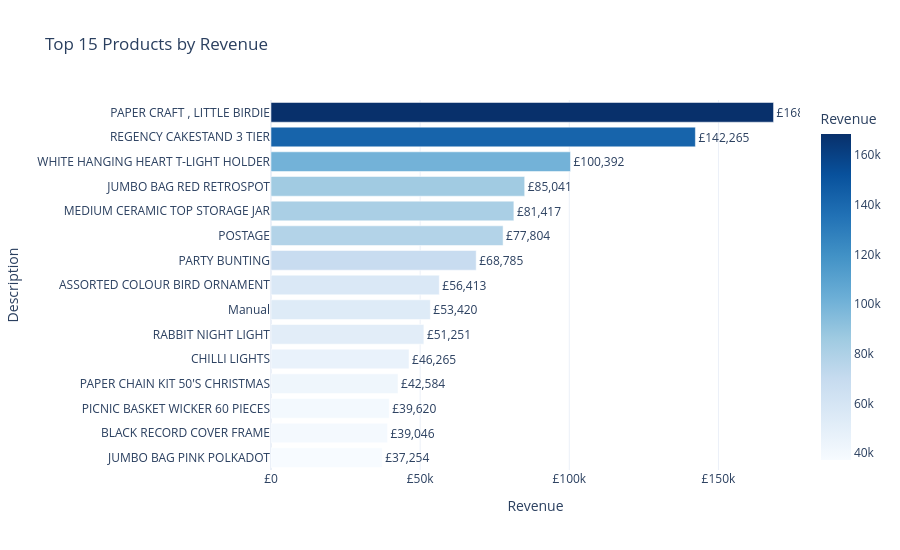

Notebook code cell kept with this figure:
### Code cell
fig = px.bar(
    top_products_rev.sort_values('Revenue'),
    x='Revenue', y='Description',
    orientation='h',
    title='Top 15 Products by Revenue',
    color='Revenue', color_continuous_scale='Blues',
    text=top_products_rev.sort_values('Revenue')['Revenue'].apply(lambda x: f'£{x:,.0f}')
)
fig.update_traces(textposition='outside')
fig.update_layout(template='plotly_white', height=550, showlegend=False)
fig.update_xaxes(tickprefix='£')
fig.show()

### Figure 1 — Plotly figure (JSON) as saved in the notebook; plotly's stock layout.template omitted (floating-point values rounded to 4 significant figures)
{"data": [{"hovertemplate": "Revenue=%{marker.color}<br>Description=%{y}<br>text=%{text}<extra></extra>", "legendgroup": "", "marker": {"color": [37250.0, 39050.0, 39620.0, 42580.0, 46270.0, 51250.0, 53420.0, 56410.0, 68790.0, 77800.0, 81420.0, 85040.0, 100400.0, 142300.0, 168500.0], "coloraxis": "coloraxis", "pattern": {"shape": ""}}, "name": "", "orientation": "h", "showlegend": false, "text": ["£37,254", "£39,046", "£39,620", "£42,584", "£46,265", "£51,251", "£53,420", "£56,413", "£68,785", "£77,804", "£81,417", "£85,041", "£100,392", "£142,265", "£168,470"], "textposition": "outside", "type": "bar", "x": [37250.0, 39050.0, 39620.0, 42580.0, 46270.0, 51250.0, 53420.0, 56410.0, 68790.0, 77800.0, 81420.0, 85040.0, 100400.0, 142300.0, 168500.0], "xaxis": "x", "y": ["JUMBO BAG PINK POLKADOT", "BLACK RECORD COVER FRAME", "PICNIC BASKET WICKER 60 PIECES", "PAPER CHAIN KIT 50'S CHRISTMAS", "CHILLI LIGHTS", "RABBIT NIGHT LIGHT", "Manual", "ASSORTED COLOUR BIRD ORNAMENT", "PARTY BUNTING", "POSTAGE", "MEDIUM CERAMIC TOP STORAGE JAR", "JUMBO BAG RED RETROSPOT", "WHITE HANGING HEART T-LIGHT HOLDER", "REGENCY CAKESTAND 3 TIER", "PAPER CRAFT , LITTLE BIRDIE"], "yaxis": "y"}], "layout": {"barmode": "relative", "coloraxis": {"autocolorscale": false, "colorbar": {"title": {"text": "Revenue"}}, "colorscale": [[0, "rgb(247,251,255)"], [0.125, "rgb(222,235,247)"], [0.25, "rgb(198,219,239)"], [0.375, "rgb(158,202,225)"], [0.5, "rgb(107,174,214)"], [0.625, "rgb(66,146,198)"], [0.75, "rgb(33,113,181)"], [0.875, "rgb(8,81,156)"], [1, "rgb(8,48,107)"]]}, "height": 550, "legend": {"tracegroupgap": 0}, "showlegend": false, "title": {"text": "Top 15 Products by Revenue"}, "xaxis": {"anchor": "y", "domain": [0, 1], "tickprefix": "£", "title": {"text": "Revenue"}}, "yaxis": {"anchor": "x", "domain": [0, 1], "title": {"text": "Description"}}}}
